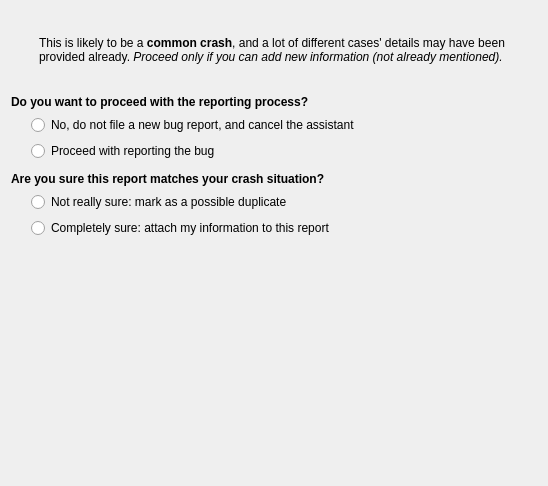
<?xml version="1.0" encoding="UTF-8"?>
<ui version="4.0">
 <class>ConfirmationDialog</class>
 <widget class="QWidget" name="ConfirmationDialog">
  <property name="geometry">
   <rect>
    <x>0</x>
    <y>0</y>
    <width>548</width>
    <height>486</height>
   </rect>
  </property>
  <layout class="QVBoxLayout" name="verticalLayout_2">
   <item>
    <widget class="QLabel" name="introLabel">
     <property name="wordWrap">
      <bool>false</bool>
     </property>
    </widget>
   </item>
   <item>
    <spacer name="verticalSpacer_2">
     <property name="orientation">
      <enum>Qt::Vertical</enum>
     </property>
     <property name="sizeType">
      <enum>QSizePolicy::Fixed</enum>
     </property>
     <property name="sizeHint" stdset="0">
      <size>
       <width>17</width>
       <height>5</height>
      </size>
     </property>
    </spacer>
   </item>
   <item>
    <layout class="QGridLayout" name="gridLayout">
     <item row="0" column="1">
      <widget class="QLabel" name="commonCrashLabel">
       <property name="text">
        <string>This is likely to be a &lt;strong&gt;common crash&lt;/strong&gt;, and a lot of different cases' details may have been provided already. &lt;i&gt;Proceed only if you can add new information (not already mentioned). &lt;/i&gt;</string>
       </property>
       <property name="wordWrap">
        <bool>true</bool>
       </property>
      </widget>
     </item>
     <item row="1" column="1">
      <widget class="QLabel" name="closedReportLabel">
       <property name="wordWrap">
        <bool>true</bool>
       </property>
      </widget>
     </item>
     <item row="0" column="0">
      <widget class="QLabel" name="commonCrashIcon">
       <property name="sizePolicy">
        <sizepolicy hsizetype="Fixed" vsizetype="Fixed">
         <horstretch>0</horstretch>
         <verstretch>0</verstretch>
        </sizepolicy>
       </property>
       <property name="maximumSize">
        <size>
         <width>22</width>
         <height>22</height>
        </size>
       </property>
       <property name="scaledContents">
        <bool>true</bool>
       </property>
      </widget>
     </item>
     <item row="1" column="0">
      <widget class="QLabel" name="closedReportIcon">
       <property name="sizePolicy">
        <sizepolicy hsizetype="Fixed" vsizetype="Fixed">
         <horstretch>0</horstretch>
         <verstretch>0</verstretch>
        </sizepolicy>
       </property>
       <property name="maximumSize">
        <size>
         <width>22</width>
         <height>22</height>
        </size>
       </property>
       <property name="scaledContents">
        <bool>true</bool>
       </property>
      </widget>
     </item>
    </layout>
   </item>
   <item>
    <spacer name="verticalSpacer_3">
     <property name="orientation">
      <enum>Qt::Vertical</enum>
     </property>
     <property name="sizeType">
      <enum>QSizePolicy::Fixed</enum>
     </property>
     <property name="sizeHint" stdset="0">
      <size>
       <width>20</width>
       <height>5</height>
      </size>
     </property>
    </spacer>
   </item>
   <item>
    <widget class="QLabel" name="proceedLabel">
     <property name="text">
      <string>&lt;strong&gt;Do you want to proceed with the reporting process?&lt;/strong&gt;</string>
     </property>
    </widget>
   </item>
   <item>
    <layout class="QHBoxLayout" name="horizontalLayout_6">
     <item>
      <spacer name="horizontalSpacer_5">
       <property name="orientation">
        <enum>Qt::Horizontal</enum>
       </property>
       <property name="sizeType">
        <enum>QSizePolicy::Fixed</enum>
       </property>
       <property name="sizeHint" stdset="0">
        <size>
         <width>20</width>
         <height>20</height>
        </size>
       </property>
      </spacer>
     </item>
     <item>
      <layout class="QVBoxLayout" name="verticalLayout_3">
       <item>
        <widget class="QRadioButton" name="proceedRadioNo">
         <property name="text">
          <string>No, do not file a new bug report, and cancel the assistant</string>
         </property>
         <attribute name="buttonGroup">
          <string>buttonGroupProceedQuestion</string>
         </attribute>
        </widget>
       </item>
       <item>
        <widget class="QRadioButton" name="proceedRadioYes">
         <property name="text">
          <string>Proceed with reporting the bug</string>
         </property>
         <attribute name="buttonGroup">
          <string>buttonGroupProceedQuestion</string>
         </attribute>
        </widget>
       </item>
      </layout>
     </item>
    </layout>
   </item>
   <item>
    <spacer name="verticalSpacer">
     <property name="orientation">
      <enum>Qt::Vertical</enum>
     </property>
     <property name="sizeType">
      <enum>QSizePolicy::Fixed</enum>
     </property>
     <property name="sizeHint" stdset="0">
      <size>
       <width>20</width>
       <height>5</height>
      </size>
     </property>
    </spacer>
   </item>
   <item>
    <widget class="QLabel" name="areYouSureLabel">
     <property name="text">
      <string>&lt;strong&gt;Are you sure this report matches your crash situation?&lt;/strong&gt;</string>
     </property>
    </widget>
   </item>
   <item>
    <layout class="QHBoxLayout" name="horizontalLayout_2">
     <item>
      <spacer name="horizontalSpacer">
       <property name="orientation">
        <enum>Qt::Horizontal</enum>
       </property>
       <property name="sizeType">
        <enum>QSizePolicy::Fixed</enum>
       </property>
       <property name="sizeHint" stdset="0">
        <size>
         <width>20</width>
         <height>20</height>
        </size>
       </property>
      </spacer>
     </item>
     <item>
      <layout class="QVBoxLayout" name="verticalLayout">
       <item>
        <widget class="QRadioButton" name="markAsDuplicateCheck">
         <property name="text">
          <string>Not really sure: mark as a possible duplicate</string>
         </property>
         <attribute name="buttonGroup">
          <string>buttonGroupProceed</string>
         </attribute>
        </widget>
       </item>
       <item>
        <widget class="QRadioButton" name="attachToBugReportCheck">
         <property name="text">
          <string>Completely sure: attach my information to this report</string>
         </property>
         <attribute name="buttonGroup">
          <string>buttonGroupProceed</string>
         </attribute>
        </widget>
       </item>
      </layout>
     </item>
    </layout>
   </item>
   <item>
    <spacer name="verticalSpacer_4">
     <property name="orientation">
      <enum>Qt::Vertical</enum>
     </property>
     <property name="sizeHint" stdset="0">
      <size>
       <width>20</width>
       <height>40</height>
      </size>
     </property>
    </spacer>
   </item>
  </layout>
 </widget>
 <resources/>
 <connections/>
 <buttongroups>
  <buttongroup name="buttonGroupProceedQuestion"/>
  <buttongroup name="buttonGroupProceed"/>
 </buttongroups>
</ui>
